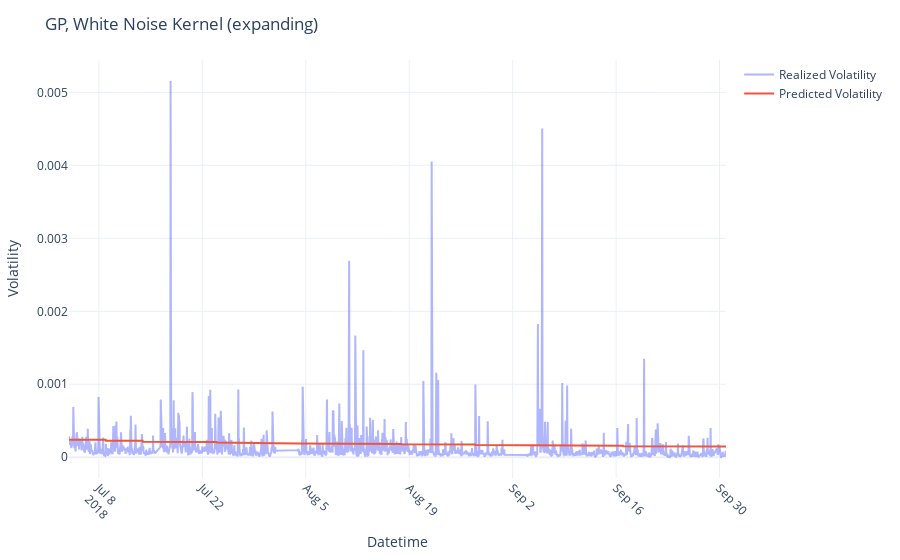

The cell this chart's notebook holds for it:
### Code cell
plot_preds(preds_dataframe=WN_expanding_preds,
           model_name="GP, White Noise Kernel",
           test_vols=test_vols,
           pred_type="expanding",
           naive=False)

### Figure 1 — Plotly figure (JSON) as saved in the notebook; plotly's stock layout.template omitted (floating-point values rounded to 4 significant figures; data arrays with more than 128 entries replaced by an {"elided": "..."} marker saying what was removed)
{"data": [{"mode": "lines", "name": "Realized Volatility", "opacity": 0.5, "type": "scatter", "x": {"elided": "1958 str values"}, "y": {"elided": "1958 float values"}}, {"mode": "lines", "name": "Predicted Volatility", "type": "scatter", "x": {"elided": "1958 str values"}, "y": {"elided": "1958 float values"}}], "layout": {"autosize": true, "margin": {"b": 60, "l": 60, "r": 30, "t": 60}, "title": {"text": "GP, White Noise Kernel (expanding)"}, "xaxis": {"autorange": true, "nticks": 10, "range": ["2018-07-03 23:00", "2018-09-30 21:00"], "tickangle": 45, "title": {"text": "Datetime"}, "type": "date"}, "yaxis": {"autorange": true, "range": [-0.0002843, 0.005443], "title": {"text": "Volatility"}, "type": "linear"}}}
